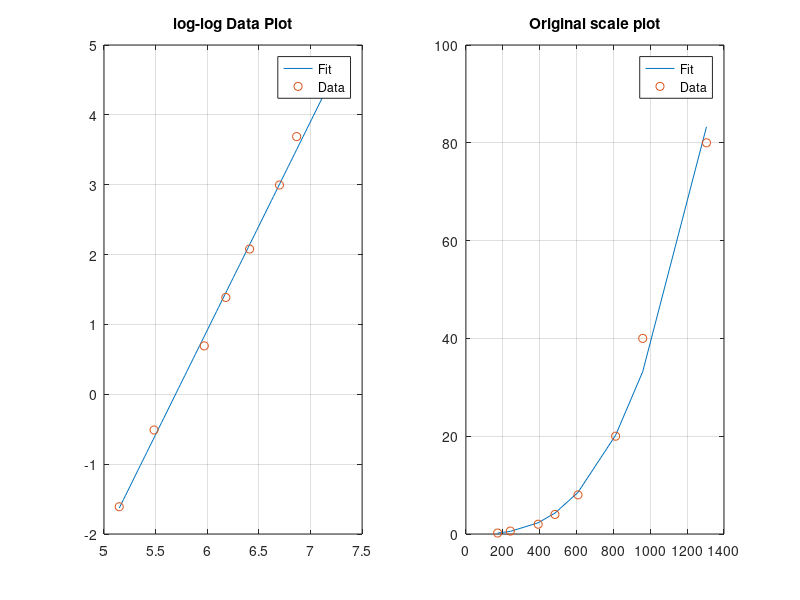

The MATLAB source for this figure:

% Original data
t = [172,241,392,483,608,812,959,1305];
h = [0.200,0.600,2.00,4.00,8.00,20.00,40.00,80.00];
% Transformation to logarithmic scale
log_t = log(t);
log_h = log(h);
% Linear fit of data in logarithmic scale
fit = polyfit(log_t,log_h,1);
% Generate linear fit curve in the logarithmic scale
xVec = linspace(log_t(1),log_t(end),100);
log_h_fit = polyval(fit,xVec);
% Plot logarithmic data and fit
subplot(1,2,1);
plot(xVec,log_h_fit,log_t,log_h,'o');
grid on;
legend('Fit','Data')
title('log-log Data Plot')
% Convert from logarithmic scale to linear scale
m = fit(1);
b = fit(2);
h_fit = t.^m*exp(b);
% Plot linear scale
subplot(1,2,2)
plot(t,t.^fit(1)*exp(fit(2)),t,h,'o');
grid on;
legend('Fit','Data');
title('Original scale plot')